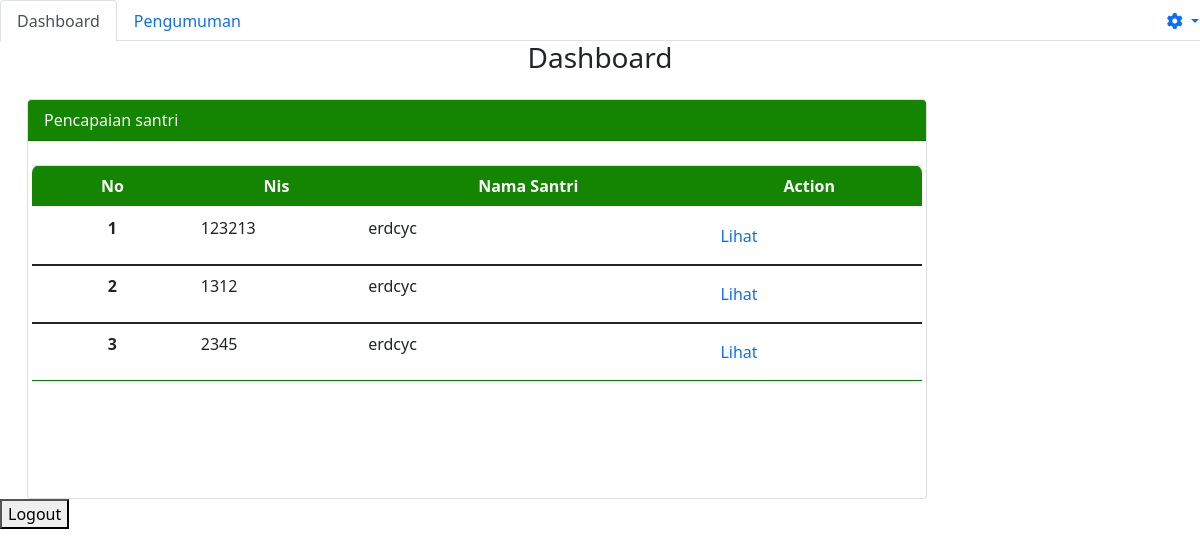
The page /pengajar/ on the database its author committed.
### adminpondok/models.py (models this page shows, shortened)
class Santri(models.Model):
    kelamin = [
        ('Laki-Laki', 'Laki-Laki'),
        ('Perempuan', 'Perempuan'),
    ]
    Quran = 'qr'
    Matan = 'mt'
    Nadhom = 'nd'
    kategori = [
        (Quran, 'Al-Quran'),
        (Matan, 'Matan'),
        (Nadhom, 'Nadhom'),
    ]
    nis = models.IntegerField(null=False, unique=True)
    nama_santri = models.CharField(max_length=30, null=False, blank=False)
    tempat_lahir = models.CharField(max_length=20, null=False, blank=False)
    tanggal_lahir = models.DateField()
    jk = models.CharField(max_length=9, choices=kelamin,
                          default='', null=False, blank=False)
    almt = models.TextField(default='', null=False, blank=False)
    telp = models.CharField(max_length=15, null=False, blank=False)
    email = models.CharField(default='', max_length=20,
                             null=False, blank=False)
    ktgri = models.CharField(default='', choices=kategori, max_length=30)

### pengajar/views.py (the view)
# urls.py: path('', views.index),
def index(req):
    santri = admin_models.Santri.objects.order_by('-id')
    pngm = admin_models.Pengumuman.objects.all()
    return render(req, 'pengajar/pengajar_dashboard.html', {
        'data': santri,
        'pngm': pngm,
    })

### pengajar/templates/pengajar/pengajar_dashboard.html (shortened to what this page needs)
{% extends 'pengajar/base.html' %}
{% block content %}
<div class="tab-content" id="myTabContent">
    <div class="tab-pane fade show active" id="home" role="tabpanel" aria-labelledby="home-tab">
        <center>
            <h3>Dashboard</h3>
        </center>
        <main class="container-fluid mt-4">
            <div class="col-md-6">
                <div class="card table-responsive" style="width: 900px; height: 400px;">
                    <div class="card-header text-light " style="background-color: rgba(19, 133, 0, 1);">Pencapaian
                        santri</div>
                    <div class="card-body">
                        <div class="min-h-screen bg-white py-2">
                            <div class="row d-flex">
                                <table class='table table-hover overflow-auto bg-white divide-y divide-gray-300'
                                    style="border: green;">
                                    <thead class="" style="background-color: #138500; color: #FFFFFF;">
                                        <tr>
                                            <th class="font-semibold text-sm uppercase px-4 py-2 text-center"> No
                                            </th>
                                            <th class="font-semibold text-sm uppercase px-4 py-2 text-center"> Nis
                                            </th>
                                            <th class="font-semibold text-sm uppercase px-4 py-2 text-center"> Nama
                                                Santri </th>
                                            <th class="font-semibold text-sm uppercase px-4 py-2 text-center">
                                                Action
                                            </th>
                                        </tr>
                                    </thead>
                                    {% for d in data %}
                                    <tbody class="divide-y divide-gray-200">
                                        <tr>
                                            <th scope="row" class="text-center">{{ forloop.counter }}</th>
                                            <td>{{d.nis}}</td>
                                            <td>{{d.nama_santri}}</td>
                                            <td>
                                                <a class="nav-link active" aria-current="page"
                                                    href="/pengajar/input">Lihat</a>
                                            </td>
                                        </tr>
                                    </tbody>
                                    {% endfor %}
                                </table>
                            </div>
                        </div>
                    </div>
                </div>
            </div>
        </main>
    </div>
</div>
<a href="/logout"><button>Logout</button></a>
{%endblock%}

### pengajar/templates/pengajar/base.html (style rules this page uses)
table tr:first-child th:first-child { border-top-left-radius: 8px; }
table tr:first-child th:last-child { border-top-right-radius: 8px; }

### rows shown on the page
Santri: nis "123213", nama_santri "erdcyc"
Santri: nis "1312", nama_santri "erdcyc"
Santri: nis "2345", nama_santri "erdcyc"
